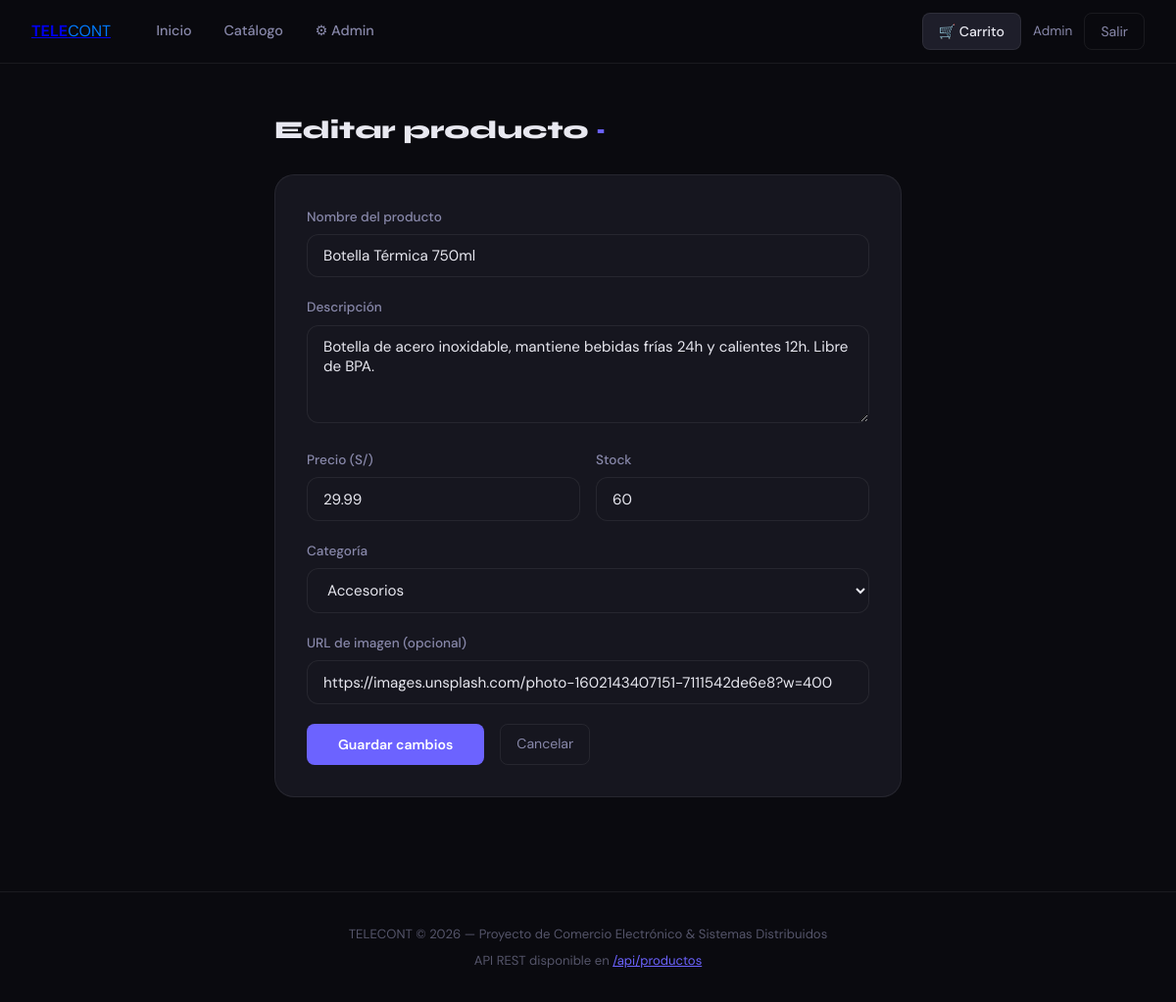
/admin/producto/editar/7 (signed in), run on the app's committed database.
### app.py (models this page shows, shortened)
class Usuario(db.Model):
    __tablename__ = 'usuarios'
    id = db.Column(db.Integer, primary_key=True)
    nombre = db.Column(db.String(100), nullable=False)
    email = db.Column(db.String(120), unique=True, nullable=False)
    password_hash = db.Column(db.String(256), nullable=False)
    es_admin = db.Column(db.Boolean, default=False)
    creado_en = db.Column(db.DateTime, default=datetime.utcnow)

class Producto(db.Model):
    __tablename__ = 'productos'
    id = db.Column(db.Integer, primary_key=True)
    nombre = db.Column(db.String(150), nullable=False)
    descripcion = db.Column(db.Text, nullable=False)
    precio = db.Column(db.Float, nullable=False)
    stock = db.Column(db.Integer, default=10)
    categoria = db.Column(db.String(80), nullable=False)
    imagen_url = db.Column(db.String(300), default='')
    creado_en = db.Column(db.DateTime, default=datetime.utcnow)

### app.py (the view, shortened to what this page needs)
@app.route('/admin/producto/editar/<int:id>', methods=['GET', 'POST'])
def admin_editar_producto(id):
    u = usuario_actual()
    if not u or not u.es_admin:
        return redirect(url_for('index'))
    p = Producto.query.get_or_404(id)
    return render_template('admin_producto.html', producto=p, usuario=u, carrito_count=carrito_count())

### app.py (called while the page is built)
def usuario_actual():
    if 'usuario_id' in session:
        return Usuario.query.get(session['usuario_id'])
    return None

def carrito_count():
    carrito = session.get('carrito', {})
    return sum(carrito.values())

### templates/admin_producto.html (shortened to what this page needs)
{% extends "base.html" %}
{% block content %}
<div style="max-width:640px;margin:0 auto">
  <h1 class="section-title">{% if producto %}Editar producto{% else %}Nuevo producto{% endif %} <span>·</span></h1>
  <div style="background:var(--surface);border:1px solid var(--border);border-radius:var(--radius-lg);padding:2rem">
    <form method="POST">
      <div class="form-group">
        <label>Nombre del producto</label>
        <input type="text" name="nombre" required value="{{ producto.nombre if producto else '' }}" placeholder="Ej: Laptop UltraBook Pro">
      </div>
      <div class="form-group">
        <label>Descripción</label>
        <textarea name="descripcion" required placeholder="Describe el producto...">{{ producto.descripcion if producto else '' }}</textarea>
      </div>
      <div style="display:grid;grid-template-columns:1fr 1fr;gap:1rem">
        <div class="form-group">
          <label>Precio (S/)</label>
          <input type="number" name="precio" required step="0.01" min="0" value="{{ producto.precio if producto else '' }}" placeholder="0.00">
        </div>
        <div class="form-group">
          <label>Stock</label>
          <input type="number" name="stock" required min="0" value="{{ producto.stock if producto else '10' }}">
        </div>
      </div>
      <div class="form-group">
        <label>Categoría</label>
        <select name="categoria" required>
          {% for cat in ['Tecnología', 'Accesorios', 'Libros', 'Ropa', 'Hogar', 'Deportes', 'Otro'] %}
          <option value="{{ cat }}" {% if producto and producto.categoria == cat %}selected{% endif %}>{{ cat }}</option>
          {% endfor %}
        </select>
      </div>
      <div class="form-group">
        <label>URL de imagen (opcional)</label>
        <input type="text" name="imagen_url" value="{{ producto.imagen_url if producto else '' }}" placeholder="https://...">
      </div>
      <div style="display:flex;gap:1rem;margin-top:.5rem">
        <button type="submit" class="btn-primary" style="padding:.75rem 2rem">
          {% if producto %}Guardar cambios{% else %}Crear producto{% endif %}
        </button>
        <a href="/admin" class="btn-outline">Cancelar</a>
      </div>
    </form>
  </div>
</div>
{% endblock %}

### templates/base.html (shortened to what this page needs)
<!DOCTYPE html>
<html lang="es">
<head>
</head>
<body>
  <nav>
    <div class="nav-inner">
      <a class="navbar-brand" href="/"><b>TELE</b><span style="color: #007bff;">CONT</span></a>
      <div class="nav-links">
        <a href="/">Inicio</a>
        <a href="/catalogo">Catálogo</a>
        {% if usuario and usuario.es_admin %}
        <a href="/admin">⚙ Admin</a>
        {% endif %}
      </div>
      <div class="nav-right">
        <a href="/carrito" class="btn-cart">
          🛒 Carrito
        </a>
        {% if usuario %}
        <span style="font-size:.85rem;color:var(--text2)">{{ usuario.nombre }}</span>
        <a href="/logout" class="btn-outline">Salir</a>
        {% else %}
        <a href="/login" class="btn-outline">Entrar</a>
        <a href="/registro" class="btn-primary">Registro</a>
        {% endif %}
      </div>
    </div>
  </nav>
  <main>
    {% block content %}{% endblock %}
  </main>
  <footer>
    <p>TELECONT &copy; 2026 &mdash; Proyecto de Comercio Electrónico &amp; Sistemas Distribuidos</p>
    <p style="margin-top:.4rem">API REST disponible en <a href="/api/productos"
        style="color:var(--accent)">/api/productos</a></p>
  </footer>
</body>
</html>

### templates/base.html (style rules this page uses)
*, *::before, *::after { box-sizing: border-box; margin: 0; padding: 0; }
:root { --bg: #0a0a0f; --bg2: #111118; --surface: #16161f; --surface2: #1e1e2a; --border: rgba(255, 255, 255, 0.07); --accent: #6c63ff; --accent2: #ff6584; --text: #e8e8f0; --text2: #8888aa; --text3: #55556a; --success: #22c55e; --warning: #f59e0b; --danger: #ef4444; --radius: 12px; --radius-lg: 20px; }
body { font-family: 'DM Sans', sans-serif; background: var(--bg); color: var(--text); min-height: 100vh; line-height: 1.6; }
nav { position: sticky; top: 0; z-index: 100; background: rgba(10, 10, 15, 0.85); backdrop-filter: blur(20px); border-bottom: 1px solid var(--border); padding: 0 2rem; }
.nav-inner { max-width: 1200px; margin: 0 auto; display: flex; align-items: center; gap: 2rem; height: 64px; }
.nav-links { display: flex; gap: 0.25rem; flex: 1; }
.nav-links a { color: var(--text2); text-decoration: none; padding: 0.4rem 0.9rem; border-radius: 8px; font-size: 0.9rem; font-weight: 500; transition: all .2s; }
.nav-right { display: flex; align-items: center; gap: 0.75rem; }
.btn-cart { position: relative; background: var(--surface2); border: 1px solid var(--border); color: var(--text); text-decoration: none; padding: 0.45rem 1rem; border-radius: 8px; font-size: 0.88rem; font-weight: 500; transition: all .2s; display: flex; align-items: center; gap: 0.5rem; }
.btn-primary { background: var(--accent); color: #fff; border: none; padding: 0.45rem 1.1rem; border-radius: 8px; font-size: 0.88rem; font-weight: 600; cursor: pointer; text-decoration: none; display: inline-flex; align-items: center; gap: 0.4rem; transition: all .2s; font-family: inherit; }
.btn-outline { background: transparent; color: var(--text2); border: 1px solid var(--border); padding: 0.45rem 1rem; border-radius: 8px; font-size: 0.88rem; cursor: pointer; text-decoration: none; display: inline-flex; align-items: center; transition: all .2s; font-family: inherit; }
main { max-width: 1200px; margin: 0 auto; padding: 2rem; }
.form-group { margin-bottom: 1.25rem; }
label { display: block; font-size: 0.85rem; font-weight: 500; color: var(--text2); margin-bottom: 0.4rem; }
input[type=text], input[type=email], input[type=password], input[type=number], textarea, select { width: 100%; padding: 0.7rem 1rem; background: var(--surface); border: 1px solid var(--border); border-radius: var(--radius); color: var(--text); font-size: 0.95rem; font-family: inherit; transition: border-color .2s; }
textarea { resize: vertical; min-height: 100px; }
.section-title { font-family: 'Syne', sans-serif; font-size: 1.6rem; font-weight: 800; color: var(--text); margin-bottom: 1.5rem; }
.section-title span { color: var(--accent); }
footer { margin-top: 4rem; border-top: 1px solid var(--border); text-align: center; padding: 2rem; color: var(--text3); font-size: 0.82rem; }

### data on the page
Usuario: nombre "Admin"
Producto: nombre "Botella Térmica 750ml", descripcion "Botella de acero inoxidable, mantiene bebidas frías 24h y calientes 12h. Libre de BPA.", precio "29.99", stock "60", categoria "Accesorios", imagen_url "https://images.unsplash.com/photo-1602143407151-7111542de6e8?w=400"
